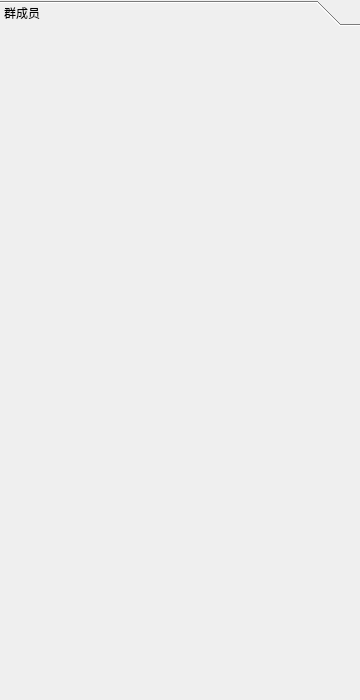
<?xml version="1.0" encoding="UTF-8"?>
<ui version="4.0">
 <class>DialogList</class>
 <widget class="QWidget" name="DialogList">
  <property name="geometry">
   <rect>
    <x>0</x>
    <y>0</y>
    <width>360</width>
    <height>700</height>
   </rect>
  </property>
  <property name="windowTitle">
   <string>Form</string>
  </property>
  <layout class="QVBoxLayout" name="verticalLayout">
   <property name="spacing">
    <number>0</number>
   </property>
   <property name="leftMargin">
    <number>0</number>
   </property>
   <property name="topMargin">
    <number>0</number>
   </property>
   <property name="rightMargin">
    <number>0</number>
   </property>
   <property name="bottomMargin">
    <number>0</number>
   </property>
   <item>
    <widget class="QToolBox" name="toolBox">
     <property name="currentIndex">
      <number>0</number>
     </property>
     <widget class="QWidget" name="page">
      <property name="geometry">
       <rect>
        <x>0</x>
        <y>0</y>
        <width>360</width>
        <height>676</height>
       </rect>
      </property>
      <attribute name="label">
       <string>群成员</string>
      </attribute>
      <layout class="QVBoxLayout" name="vLayout"/>
     </widget>
    </widget>
   </item>
  </layout>
 </widget>
 <resources/>
 <connections/>
</ui>
